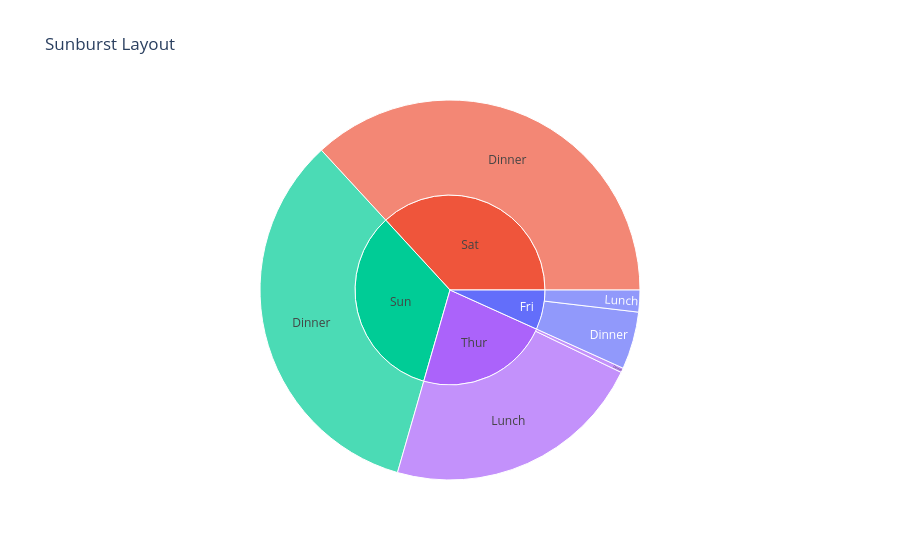
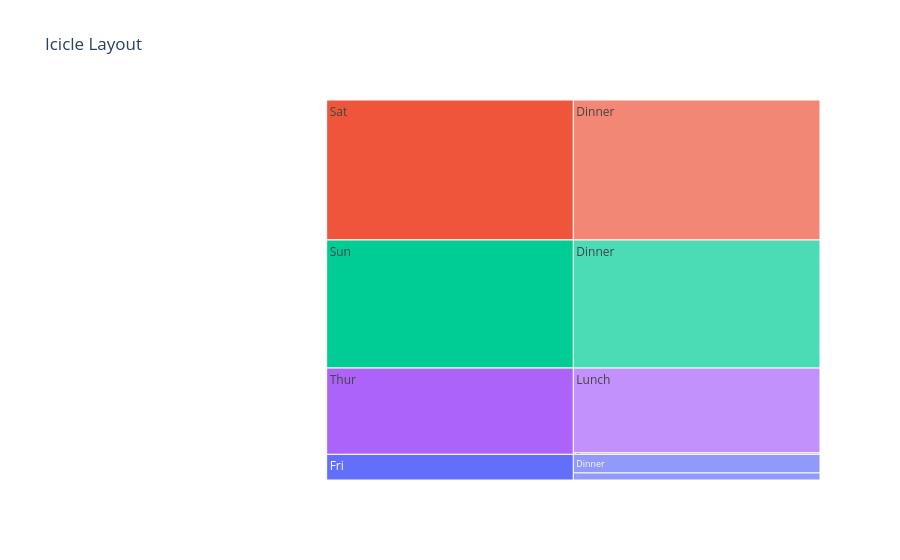

Notebook code cell kept with these figures, in order:
### Markdown cell above
# task 7

### Code cell
fig4 = px.sunburst(df, path = ['day', 'time'], values='total_bill', color='day', title="Sunburst Layout")

fig5 = px.icicle(df, path = ['day', 'time'], values='total_bill', color='day', title="Icicle Layout")
fig4.show()
fig5.show()

### Figure 1 — Plotly figure (JSON) as saved in the notebook; plotly's stock layout.template omitted (floating-point values rounded to 4 significant figures)
{"data": [{"branchvalues": "total", "customdata": [["Fri"], ["Fri"], ["Fri"], ["Sat"], ["Sat"], ["Sun"], ["Sun"], ["Thur"], ["Thur"], ["Thur"]], "domain": {"x": [0, 1], "y": [0, 1]}, "hovertemplate": "labels=%{label}<br>total_bill=%{value}<br>parent=%{parent}<br>id=%{id}<br>day=%{customdata[0]}<extra></extra>", "ids": ["Fri/Dinner", "Fri/Lunch", "Fri", "Sat/Dinner", "Sat", "Sun/Dinner", "Sun", "Thur/Lunch", "Thur/Dinner", "Thur"], "labels": ["Dinner", "Lunch", "Fri", "Dinner", "Sat", "Dinner", "Sun", "Lunch", "Dinner", "Thur"], "marker": {"colors": ["#636efa", "#636efa", "#636efa", "#EF553B", "#EF553B", "#00cc96", "#00cc96", "#ab63fa", "#ab63fa", "#ab63fa"]}, "name": "", "parents": ["Fri", "Fri", "", "Sat", "", "Sun", "", "Thur", "Thur", ""], "type": "sunburst", "values": [236.0, 89.92, 325.9, 1778.0, 1778.0, 1627.0, 1627.0, 1078.0, 18.78, 1096.0]}], "layout": {"legend": {"tracegroupgap": 0}, "title": {"text": "Sunburst Layout"}}}

### Figure 2 — Plotly figure (JSON) as saved in the notebook; plotly's stock layout.template omitted (floating-point values rounded to 4 significant figures)
{"data": [{"branchvalues": "total", "customdata": [["Fri"], ["Fri"], ["Fri"], ["Sat"], ["Sat"], ["Sun"], ["Sun"], ["Thur"], ["Thur"], ["Thur"]], "domain": {"x": [0, 1], "y": [0, 1]}, "hovertemplate": "labels=%{label}<br>total_bill=%{value}<br>parent=%{parent}<br>id=%{id}<br>day=%{customdata[0]}<extra></extra>", "ids": ["Fri/Dinner", "Fri/Lunch", "Fri", "Sat/Dinner", "Sat", "Sun/Dinner", "Sun", "Thur/Lunch", "Thur/Dinner", "Thur"], "labels": ["Dinner", "Lunch", "Fri", "Dinner", "Sat", "Dinner", "Sun", "Lunch", "Dinner", "Thur"], "marker": {"colors": ["#636efa", "#636efa", "#636efa", "#EF553B", "#EF553B", "#00cc96", "#00cc96", "#ab63fa", "#ab63fa", "#ab63fa"]}, "name": "", "parents": ["Fri", "Fri", "", "Sat", "", "Sun", "", "Thur", "Thur", ""], "type": "icicle", "values": [236.0, 89.92, 325.9, 1778.0, 1778.0, 1627.0, 1627.0, 1078.0, 18.78, 1096.0]}], "layout": {"legend": {"tracegroupgap": 0}, "title": {"text": "Icicle Layout"}}}
